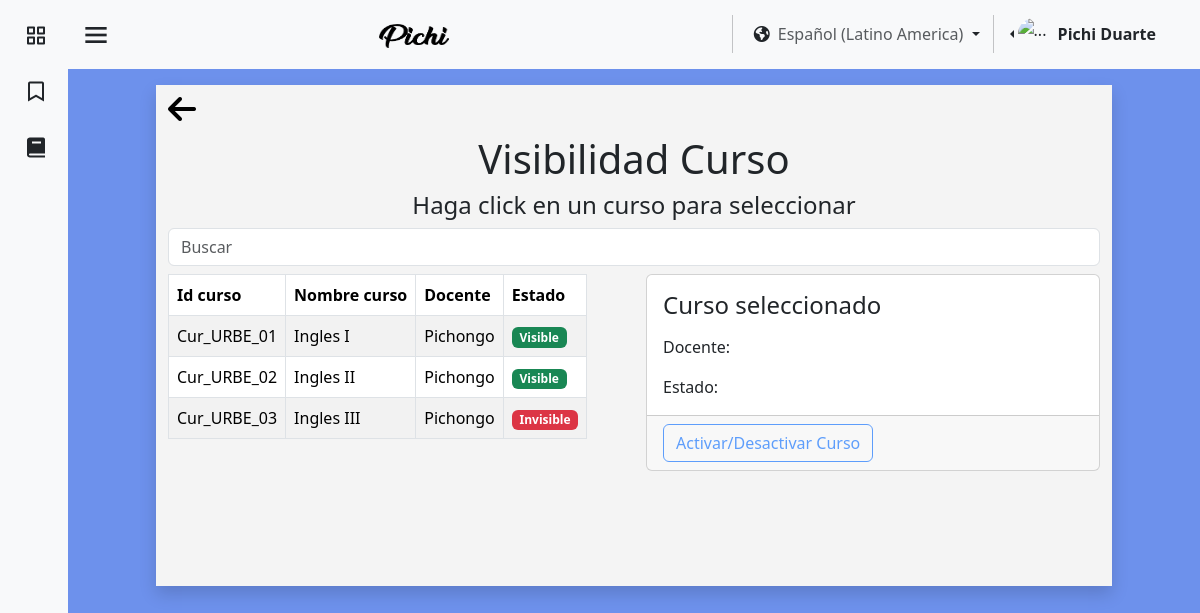
Page /pages/es/estadoCurso.php (signed in) on the earlier database version.
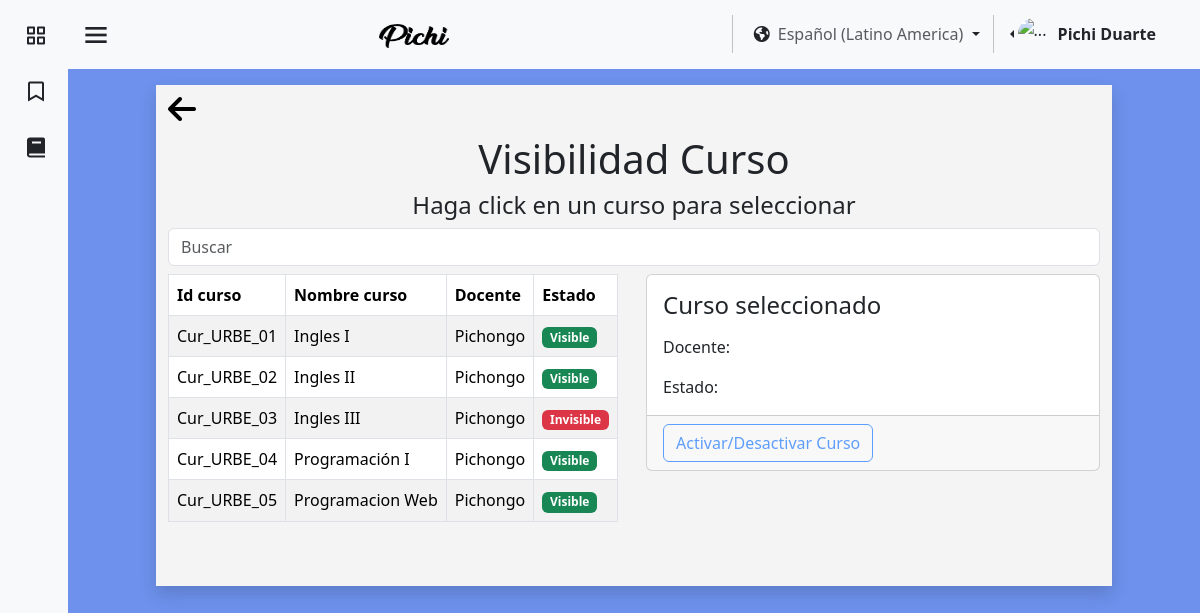
Same page on the later database version.
### tables this page shows
CREATE TABLE `cursos` (
  `id_cur` varchar(100) NOT NULL,
  `nombre_cur` varchar(45) NOT NULL,
  `fecha_inicio` date NOT NULL,
  `cupos_cur_min` int(11) NOT NULL,
  `cupos_cur_max` int(11) NOT NULL,
  `Empresa_id_empresa` int(11) NOT NULL,
  `fecha_fin` date NOT NULL,
  `visibilidad_curso` varchar(11) NOT NULL
);

### pages/es/estadoCurso.php (the view, shortened to what the changed rows need)
<?php
require "../../assests/php/LoginBD.php";
$cursos = [];
if (isset($_SESSION['id_user'])) {
    $usuarios1 = $_SESSION['id_user'];
    $conexion1 = mysqli_query($mysqli, "SELECT Empresa_id_empresa, rol, nombre_user, apellido_user FROM usuario WHERE id_user = '$usuarios1'");
    if (mysqli_num_rows($conexion1) > 0) {
        $datos = mysqli_fetch_assoc($conexion1);
        $empresaUsuario = $datos['Empresa_id_empresa'];
        $conexion2 = mysqli_query($mysqli, "SELECT nombre_empresa FROM empresa WHERE id_empresa = '$empresaUsuario'");
        if (mysqli_num_rows($conexion2) > 0) {
            $conexion3 = mysqli_query($mysqli, "SELECT * FROM cursos WHERE Empresa_id_empresa = '$empresaUsuario'");
            if (mysqli_num_rows($conexion3) > 0) {
                while ($datos3 = mysqli_fetch_assoc($conexion3)) {
                    $cursos[] = $datos3;
                }
            }
        }
    }
}
?>
<!DOCTYPE html>
<html lang="en">
<head>
    <link href="https://cdn.jsdelivr.net/npm/bootstrap@5.3.3/dist/css/bootstrap.min.css" rel="stylesheet"
 />
    <link href="https://unpkg.com/boxicons@2.1.4/css/boxicons.min.css" rel="stylesheet" />
    <link rel="stylesheet" href="https://cdnjs.cloudflare.com/ajax/libs/font-awesome/6.5.1/css/all.min.css"
 />
    <link rel="stylesheet" href="../../assests/css/colorPallete.css" />
    <link rel="stylesheet" href="../../assests/css/viewUser.css" />
    <link rel="stylesheet" href="../../assests/css/sidebar.css" />
</head>
<body class="bg-pastel" id="body-pd">
    <section>
        <div class="container-fluid bg-blanco my-3 pb-2 shadow">
            <h1 class="text-center pt-2">Visibilidad Curso</h1>
            <div class="row mt-2 d-flex">
                <div class="col-md col-sm col-lg-6 mb-2">
                    <table style="height: 280px;" class="table table-bordered table-hover table-striped"
                        id="courseTable">
                        <thead>
                            <tr>
                                <th scope="col">Id curso</th>
                                <th scope="col">Nombre curso</th>
                                <th scope="col">Docente</th>
                                <th scope="col">Estado</th>
                            </tr>
                        </thead>
                        <tbody id="tableBody">
                            <?php foreach ($cursos as $curso) { ?>
                                <tr onclick="selectRow(this);">
                                    <td scope="row">
                                        <?php echo $curso['id_cur']; ?>
                                    </td>
                                    <td>
                                        <?php echo $curso['nombre_cur']; ?>
                                    </td>
                                    <td>Pichongo</td>
                                    <td>
                                        <span
                                            class="badge <?php echo $curso['visibilidad_curso'] === 'Visible' ? 'text-bg-success' : 'text-bg-danger'; ?>">
                                            <?php echo $curso['visibilidad_curso']; ?>
                                        </span>
                                    </td>
                                </tr>
                            <?php } ?>
                        </tbody>
                    </table>
                </div>
            </div>
        </div>
    </section>
</body>
</html>

Differences in the rows shown:
added cursos: id_cur "Cur_URBE_04", nombre_cur "Programación I", visibilidad_curso "Visible"
added cursos: id_cur "Cur_URBE_05", nombre_cur "Programacion Web", visibilidad_curso "Visible"
